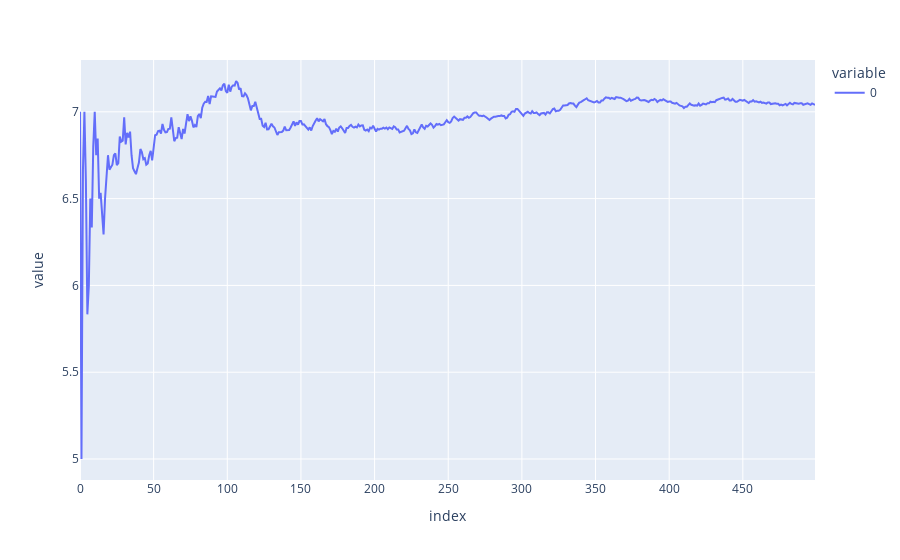

Here is the notebook cell this chart was saved with:
### Code cell
rolls = []
average=[]
for i in range(500):
    val = dice()
    rolls.append(val)
    average.append(numpy.mean(rolls))
    fig = px.line(average)
fig.show()

### Figure 1 — Plotly figure (JSON) as saved in the notebook; plotly's stock layout.template omitted (floating-point values rounded to 4 significant figures; data arrays with more than 128 entries replaced by an {"elided": "..."} marker saying what was removed)
{"data": [{"hovertemplate": "variable=0<br>index=%{x}<br>value=%{y}<extra></extra>", "legendgroup": "0", "line": {"color": "#636efa", "dash": "solid"}, "marker": {"symbol": "circle"}, "mode": "lines", "name": "0", "orientation": "v", "showlegend": true, "type": "scatter", "x": {"elided": "500 int values"}, "xaxis": "x", "y": {"elided": "500 float values"}, "yaxis": "y"}], "layout": {"legend": {"title": {"text": "variable"}, "tracegroupgap": 0}, "margin": {"t": 60}, "xaxis": {"anchor": "y", "domain": [0, 1], "title": {"text": "index"}}, "yaxis": {"anchor": "x", "domain": [0, 1], "title": {"text": "value"}}}}
